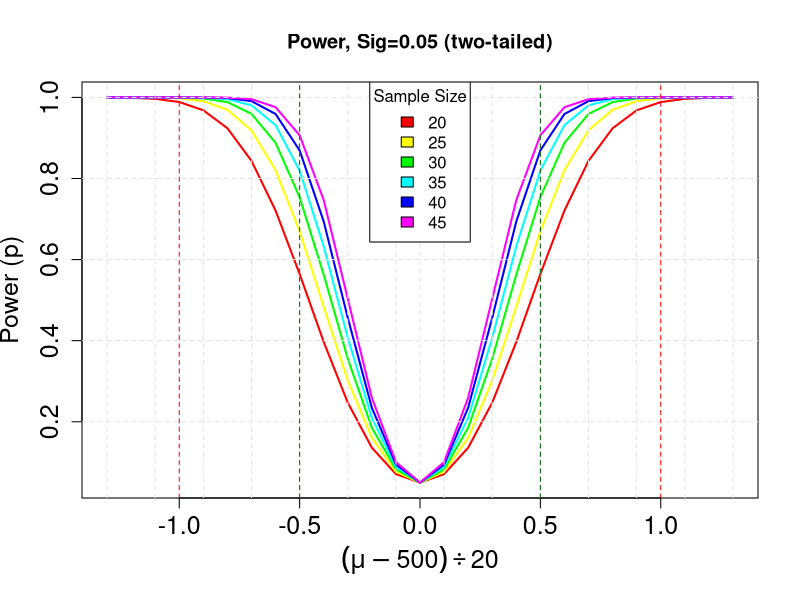

Recreate this plot in R.
# Plot sample size curves for detecting correlations of
# various sizes.
# http://www.statmethods.net/stats/power.html
library(pwr)

# range of correlations
#r <- seq(0.1,1.0,0.1)
r <- seq(-1.3,1.3,0.1)
nr <- length(r)

# power values
n <- seq(20,45,5)
np <- length(n)

# obtain sample sizes
samsize <- array(numeric(nr*np), dim=c(nr,np))
for (i in 1:np){
  for (j in 1:nr){
    result <- pwr.t.test(n = n[i], d = r[j],
                         sig.level = .05, power = NULL,
                         alternative = "two.sided",type="one")
    samsize[j,i] <- round(result$power,4)
  }
}
# http://astrostatistics.psu.edu/su07/R/html/grDevices/html/plotmath.html
# set up graph
xrange <- range(r)
yrange <- range(samsize)
colors <- rainbow(length(n))
setwd("C:/Users/zo95yup/Documents/GitHub/StatII_Soziologie_Jena/Indukt_Stat/Talk3")
pdf("power4.pdf")
plot(xrange, yrange, type="n",
     xlab=expression(delta= (mu-500) %/% 20),
     ylab="Power (p)" ,cex.lab=1.5,cex.axis=1.5,cex.main=1.5)

# add power curves
for (i in 1:np){
  lines(r, samsize[,i], type="l", lwd=2, col=colors[i])
}

# add annotation (grid lines, title, legend)
abline(v=0, h=seq(0,yrange[2],0.2), lty=2, col="grey89")
abline(h=0, v=seq(xrange[1],xrange[2],.2), lty=2,
       col="grey89")
abline(v=-1, col="red", lty=2)
abline(v=1, col="red", lty=2)
abline(v=-0.5, col="darkgreen", lty=2)
abline(v=0.5, col="darkgreen", lty=2)
title("Power, Sig=0.05 (two-tailed)",cex=1.5)
legend("top", title="Sample Size", as.character(n),
       fill=colors)
dev.off()

# pwr.t.test(n = 20, d = 10,
#            sig.level = .05, power = NULL,
#            alternative = "two.sided",type="one.sample")
# 
# pwr.t.test(d=d,n=40,sig.level=0.05,type="paired",alternative="two.sided")
